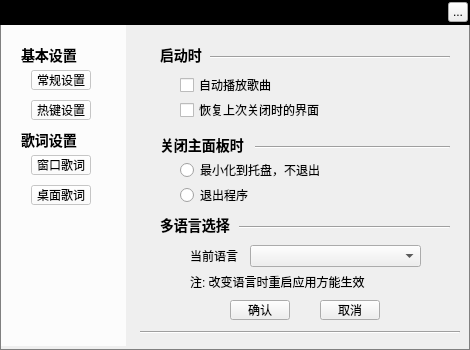
<?xml version="1.0" encoding="UTF-8"?>
<ui version="4.0">
 <class>MusicSettingWidget</class>
 <widget class="QWidget" name="MusicSettingWidget">
  <property name="geometry">
   <rect>
    <x>0</x>
    <y>0</y>
    <width>470</width>
    <height>350</height>
   </rect>
  </property>
  <property name="windowTitle">
   <string>MusicSettingWidget</string>
  </property>
  <property name="styleSheet">
   <string notr="true">#MusicSettingWidget{border:1px solid gray}</string>
  </property>
  <widget class="QLabel" name="topTitleBar">
   <property name="geometry">
    <rect>
     <x>0</x>
     <y>0</y>
     <width>471</width>
     <height>25</height>
    </rect>
   </property>
   <property name="styleSheet">
    <string notr="true">background:black</string>
   </property>
   <property name="text">
    <string/>
   </property>
  </widget>
  <widget class="QLabel" name="topTitleName">
   <property name="geometry">
    <rect>
     <x>10</x>
     <y>0</y>
     <width>61</width>
     <height>25</height>
    </rect>
   </property>
   <property name="styleSheet">
    <string notr="true">color:&quot;#FFFFFF&quot;;font-weight:bold</string>
   </property>
   <property name="text">
    <string>选项设置</string>
   </property>
  </widget>
  <widget class="QToolButton" name="topTitleCloseButton">
   <property name="geometry">
    <rect>
     <x>448</x>
     <y>2</y>
     <width>20</width>
     <height>20</height>
    </rect>
   </property>
   <property name="text">
    <string>...</string>
   </property>
  </widget>
  <widget class="QStackedWidget" name="stackedWidget">
   <property name="geometry">
    <rect>
     <x>140</x>
     <y>25</y>
     <width>321</width>
     <height>270</height>
    </rect>
   </property>
   <property name="currentIndex">
    <number>0</number>
   </property>
   <widget class="QWidget" name="first">
    <widget class="QLabel" name="baseSetShowInfoWidget">
     <property name="geometry">
      <rect>
       <x>20</x>
       <y>20</y>
       <width>60</width>
       <height>20</height>
      </rect>
     </property>
     <property name="styleSheet">
      <string notr="true">background-color:transparent;
font-size:14px;
font-weight:bold;;</string>
     </property>
     <property name="text">
      <string>启动时</string>
     </property>
    </widget>
    <widget class="QLabel" name="windowSetShowInfoWidget">
     <property name="geometry">
      <rect>
       <x>20</x>
       <y>110</y>
       <width>100</width>
       <height>20</height>
      </rect>
     </property>
     <property name="styleSheet">
      <string notr="true">background-color:transparent;
font-size:14px;
font-weight:bold;;</string>
     </property>
     <property name="text">
      <string>关闭主面板时</string>
     </property>
    </widget>
    <widget class="QCheckBox" name="autoPlayShowInfoWidget">
     <property name="geometry">
      <rect>
       <x>40</x>
       <y>50</y>
       <width>100</width>
       <height>20</height>
      </rect>
     </property>
     <property name="text">
      <string>自动播放歌曲</string>
     </property>
    </widget>
    <widget class="QCheckBox" name="backPlayShowInfoWidget">
     <property name="geometry">
      <rect>
       <x>40</x>
       <y>75</y>
       <width>140</width>
       <height>20</height>
      </rect>
     </property>
     <property name="text">
      <string>恢复上次关闭时的界面</string>
     </property>
    </widget>
    <widget class="QRadioButton" name="minimumShowInfoWidget">
     <property name="geometry">
      <rect>
       <x>40</x>
       <y>135</y>
       <width>140</width>
       <height>20</height>
      </rect>
     </property>
     <property name="text">
      <string>最小化到托盘，不退出</string>
     </property>
    </widget>
    <widget class="QRadioButton" name="quitShowInfoWidget">
     <property name="geometry">
      <rect>
       <x>40</x>
       <y>160</y>
       <width>70</width>
       <height>20</height>
      </rect>
     </property>
     <property name="text">
      <string>退出程序</string>
     </property>
    </widget>
    <widget class="Line" name="line">
     <property name="geometry">
      <rect>
       <x>70</x>
       <y>30</y>
       <width>240</width>
       <height>5</height>
      </rect>
     </property>
     <property name="orientation">
      <enum>Qt::Horizontal</enum>
     </property>
    </widget>
    <widget class="Line" name="line_2">
     <property name="geometry">
      <rect>
       <x>115</x>
       <y>120</y>
       <width>195</width>
       <height>5</height>
      </rect>
     </property>
     <property name="orientation">
      <enum>Qt::Horizontal</enum>
     </property>
    </widget>
    <widget class="QLabel" name="multiLanguageChoice">
     <property name="geometry">
      <rect>
       <x>20</x>
       <y>190</y>
       <width>100</width>
       <height>20</height>
      </rect>
     </property>
     <property name="styleSheet">
      <string notr="true">background-color:transparent;
font-size:14px;
font-weight:bold;;</string>
     </property>
     <property name="text">
      <string>多语言选择</string>
     </property>
    </widget>
    <widget class="Line" name="line_5">
     <property name="geometry">
      <rect>
       <x>99</x>
       <y>200</y>
       <width>211</width>
       <height>5</height>
      </rect>
     </property>
     <property name="orientation">
      <enum>Qt::Horizontal</enum>
     </property>
    </widget>
    <widget class="QComboBox" name="languageComboBox">
     <property name="geometry">
      <rect>
       <x>110</x>
       <y>220</y>
       <width>171</width>
       <height>22</height>
      </rect>
     </property>
    </widget>
    <widget class="QLabel" name="currentLanguage">
     <property name="geometry">
      <rect>
       <x>50</x>
       <y>220</y>
       <width>61</width>
       <height>21</height>
      </rect>
     </property>
     <property name="text">
      <string>当前语言</string>
     </property>
     <property name="alignment">
      <set>Qt::AlignLeading|Qt::AlignLeft|Qt::AlignVCenter</set>
     </property>
    </widget>
    <widget class="QLabel" name="currentLanguage_2">
     <property name="geometry">
      <rect>
       <x>50</x>
       <y>245</y>
       <width>241</width>
       <height>24</height>
      </rect>
     </property>
     <property name="text">
      <string>注: 改变语言时重启应用方能生效</string>
     </property>
     <property name="alignment">
      <set>Qt::AlignLeading|Qt::AlignLeft|Qt::AlignVCenter</set>
     </property>
    </widget>
   </widget>
   <widget class="QWidget" name="second">
    <widget class="Line" name="line">
     <property name="geometry">
      <rect>
       <x>85</x>
       <y>30</y>
       <width>225</width>
       <height>5</height>
      </rect>
     </property>
     <property name="orientation">
      <enum>Qt::Horizontal</enum>
     </property>
    </widget>
    <widget class="QLabel" name="baseSetShotKeyWidget">
     <property name="geometry">
      <rect>
       <x>20</x>
       <y>20</y>
       <width>60</width>
       <height>20</height>
      </rect>
     </property>
     <property name="styleSheet">
      <string notr="true">background-color:transparent;
font-size:14px;
font-weight:bold;</string>
     </property>
     <property name="text">
      <string>基本设置</string>
     </property>
    </widget>
    <widget class="QLabel" name="item">
     <property name="geometry">
      <rect>
       <x>70</x>
       <y>50</y>
       <width>61</width>
       <height>20</height>
      </rect>
     </property>
     <property name="styleSheet">
      <string notr="true">background:#3BA1E6;border-radius:2px</string>
     </property>
     <property name="text">
      <string>播放/暂停</string>
     </property>
     <property name="alignment">
      <set>Qt::AlignCenter</set>
     </property>
    </widget>
    <widget class="QLabel" name="item_1">
     <property name="geometry">
      <rect>
       <x>140</x>
       <y>50</y>
       <width>131</width>
       <height>20</height>
      </rect>
     </property>
     <property name="styleSheet">
      <string notr="true">background:white;border-radius:2px</string>
     </property>
     <property name="text">
      <string>Ctrl + B</string>
     </property>
     <property name="alignment">
      <set>Qt::AlignCenter</set>
     </property>
    </widget>
    <widget class="QLabel" name="item_2">
     <property name="geometry">
      <rect>
       <x>70</x>
       <y>75</y>
       <width>61</width>
       <height>20</height>
      </rect>
     </property>
     <property name="styleSheet">
      <string notr="true">background:#3BA1E6;border-radius:2px</string>
     </property>
     <property name="text">
      <string>上一曲</string>
     </property>
     <property name="alignment">
      <set>Qt::AlignCenter</set>
     </property>
    </widget>
    <widget class="QLabel" name="item_3">
     <property name="geometry">
      <rect>
       <x>140</x>
       <y>75</y>
       <width>131</width>
       <height>20</height>
      </rect>
     </property>
     <property name="styleSheet">
      <string notr="true">background:white;border-radius:2px</string>
     </property>
     <property name="text">
      <string>Ctrl + Left</string>
     </property>
     <property name="alignment">
      <set>Qt::AlignCenter</set>
     </property>
    </widget>
    <widget class="QLabel" name="item_4">
     <property name="geometry">
      <rect>
       <x>70</x>
       <y>100</y>
       <width>61</width>
       <height>20</height>
      </rect>
     </property>
     <property name="styleSheet">
      <string notr="true">background:#3BA1E6;border-radius:2px</string>
     </property>
     <property name="text">
      <string>下一曲</string>
     </property>
     <property name="alignment">
      <set>Qt::AlignCenter</set>
     </property>
    </widget>
    <widget class="QLabel" name="item_6">
     <property name="geometry">
      <rect>
       <x>70</x>
       <y>125</y>
       <width>61</width>
       <height>20</height>
      </rect>
     </property>
     <property name="styleSheet">
      <string notr="true">background:#3BA1E6;border-radius:2px</string>
     </property>
     <property name="text">
      <string>音量+</string>
     </property>
     <property name="alignment">
      <set>Qt::AlignCenter</set>
     </property>
    </widget>
    <widget class="QLabel" name="item_8">
     <property name="geometry">
      <rect>
       <x>70</x>
       <y>150</y>
       <width>61</width>
       <height>20</height>
      </rect>
     </property>
     <property name="styleSheet">
      <string notr="true">background:#3BA1E6;border-radius:2px</string>
     </property>
     <property name="text">
      <string>音量-</string>
     </property>
     <property name="alignment">
      <set>Qt::AlignCenter</set>
     </property>
    </widget>
    <widget class="QLabel" name="item_13">
     <property name="geometry">
      <rect>
       <x>70</x>
       <y>175</y>
       <width>61</width>
       <height>20</height>
      </rect>
     </property>
     <property name="styleSheet">
      <string notr="true">background:#3BA1E6;border-radius:2px</string>
     </property>
     <property name="text">
      <string>设置</string>
     </property>
     <property name="alignment">
      <set>Qt::AlignCenter</set>
     </property>
    </widget>
    <widget class="QLabel" name="item_5">
     <property name="geometry">
      <rect>
       <x>140</x>
       <y>100</y>
       <width>131</width>
       <height>20</height>
      </rect>
     </property>
     <property name="styleSheet">
      <string notr="true">background:white;border-radius:2px</string>
     </property>
     <property name="text">
      <string>Ctrl + Right</string>
     </property>
     <property name="alignment">
      <set>Qt::AlignCenter</set>
     </property>
    </widget>
    <widget class="QLabel" name="item_7">
     <property name="geometry">
      <rect>
       <x>140</x>
       <y>125</y>
       <width>131</width>
       <height>20</height>
      </rect>
     </property>
     <property name="styleSheet">
      <string notr="true">background:white;border-radius:2px</string>
     </property>
     <property name="text">
      <string>Ctrl + Up</string>
     </property>
     <property name="alignment">
      <set>Qt::AlignCenter</set>
     </property>
    </widget>
    <widget class="QLabel" name="item_9">
     <property name="geometry">
      <rect>
       <x>140</x>
       <y>150</y>
       <width>131</width>
       <height>20</height>
      </rect>
     </property>
     <property name="styleSheet">
      <string notr="true">background:white;border-radius:2px</string>
     </property>
     <property name="text">
      <string>Ctrl + Down</string>
     </property>
     <property name="alignment">
      <set>Qt::AlignCenter</set>
     </property>
    </widget>
    <widget class="QLabel" name="item_10">
     <property name="geometry">
      <rect>
       <x>140</x>
       <y>175</y>
       <width>131</width>
       <height>20</height>
      </rect>
     </property>
     <property name="styleSheet">
      <string notr="true">background:white;border-radius:2px</string>
     </property>
     <property name="text">
      <string>Ctrl + I</string>
     </property>
     <property name="alignment">
      <set>Qt::AlignCenter</set>
     </property>
    </widget>
    <widget class="QLabel" name="item_11">
     <property name="geometry">
      <rect>
       <x>140</x>
       <y>200</y>
       <width>131</width>
       <height>20</height>
      </rect>
     </property>
     <property name="styleSheet">
      <string notr="true">background:white;border-radius:2px</string>
     </property>
     <property name="text">
      <string>Ctrl + S</string>
     </property>
     <property name="alignment">
      <set>Qt::AlignCenter</set>
     </property>
    </widget>
    <widget class="QLabel" name="item_14">
     <property name="geometry">
      <rect>
       <x>70</x>
       <y>200</y>
       <width>61</width>
       <height>20</height>
      </rect>
     </property>
     <property name="styleSheet">
      <string notr="true">background:#3BA1E6;border-radius:2px</string>
     </property>
     <property name="text">
      <string>导入歌曲</string>
     </property>
     <property name="alignment">
      <set>Qt::AlignCenter</set>
     </property>
    </widget>
    <widget class="QLabel" name="item_12">
     <property name="geometry">
      <rect>
       <x>140</x>
       <y>225</y>
       <width>131</width>
       <height>20</height>
      </rect>
     </property>
     <property name="styleSheet">
      <string notr="true">background:white;border-radius:2px</string>
     </property>
     <property name="text">
      <string>Alt + 1/2/3/4</string>
     </property>
     <property name="alignment">
      <set>Qt::AlignCenter</set>
     </property>
    </widget>
    <widget class="QLabel" name="item_15">
     <property name="geometry">
      <rect>
       <x>70</x>
       <y>225</y>
       <width>61</width>
       <height>20</height>
      </rect>
     </property>
     <property name="styleSheet">
      <string notr="true">background:#3BA1E6;border-radius:2px</string>
     </property>
     <property name="text">
      <string>播放模式</string>
     </property>
     <property name="alignment">
      <set>Qt::AlignCenter</set>
     </property>
    </widget>
   </widget>
   <widget class="QWidget" name="third">
    <widget class="Line" name="line">
     <property name="geometry">
      <rect>
       <x>90</x>
       <y>30</y>
       <width>220</width>
       <height>5</height>
      </rect>
     </property>
     <property name="orientation">
      <enum>Qt::Horizontal</enum>
     </property>
    </widget>
    <widget class="QLabel" name="baseSetSongWordWidget_2">
     <property name="geometry">
      <rect>
       <x>20</x>
       <y>20</y>
       <width>60</width>
       <height>20</height>
      </rect>
     </property>
     <property name="styleSheet">
      <string notr="true">background-color:transparent;
font-size:14px;
font-weight:bold;</string>
     </property>
     <property name="text">
      <string>样式设置</string>
     </property>
    </widget>
    <widget class="QLabel" name="setColorSongWordWidget">
     <property name="geometry">
      <rect>
       <x>20</x>
       <y>153</y>
       <width>41</width>
       <height>20</height>
      </rect>
     </property>
     <property name="styleSheet">
      <string notr="true">background-color:transparent;
font-size:14px;
font-weight:bold;</string>
     </property>
     <property name="text">
      <string>预览</string>
     </property>
    </widget>
    <widget class="Line" name="line_3">
     <property name="geometry">
      <rect>
       <x>60</x>
       <y>163</y>
       <width>250</width>
       <height>5</height>
      </rect>
     </property>
     <property name="orientation">
      <enum>Qt::Horizontal</enum>
     </property>
    </widget>
    <widget class="MusicPreviewLabel" name="showLabel">
     <property name="geometry">
      <rect>
       <x>30</x>
       <y>180</y>
       <width>271</width>
       <height>51</height>
      </rect>
     </property>
     <property name="styleSheet">
      <string notr="true">background:black
</string>
     </property>
     <property name="text">
      <string/>
     </property>
    </widget>
    <widget class="QComboBox" name="fontComboBox">
     <property name="geometry">
      <rect>
       <x>60</x>
       <y>45</y>
       <width>101</width>
       <height>22</height>
      </rect>
     </property>
    </widget>
    <widget class="QLabel" name="fontLabel">
     <property name="geometry">
      <rect>
       <x>30</x>
       <y>50</y>
       <width>31</width>
       <height>16</height>
      </rect>
     </property>
     <property name="text">
      <string>字体</string>
     </property>
    </widget>
    <widget class="QLabel" name="fontSizeLabel">
     <property name="geometry">
      <rect>
       <x>190</x>
       <y>50</y>
       <width>31</width>
       <height>16</height>
      </rect>
     </property>
     <property name="text">
      <string>大小</string>
     </property>
    </widget>
    <widget class="QComboBox" name="fontSizeComboBox">
     <property name="geometry">
      <rect>
       <x>220</x>
       <y>45</y>
       <width>81</width>
       <height>22</height>
      </rect>
     </property>
    </widget>
    <widget class="QLabel" name="fontTypeLabel">
     <property name="geometry">
      <rect>
       <x>30</x>
       <y>77</y>
       <width>31</width>
       <height>16</height>
      </rect>
     </property>
     <property name="text">
      <string>字型</string>
     </property>
    </widget>
    <widget class="QComboBox" name="fontTypeComboBox">
     <property name="geometry">
      <rect>
       <x>60</x>
       <y>72</y>
       <width>81</width>
       <height>22</height>
      </rect>
     </property>
    </widget>
    <widget class="QLabel" name="fontColorLabel">
     <property name="geometry">
      <rect>
       <x>30</x>
       <y>105</y>
       <width>31</width>
       <height>16</height>
      </rect>
     </property>
     <property name="text">
      <string>颜色</string>
     </property>
    </widget>
    <widget class="QPushButton" name="noPlayedPushButton">
     <property name="geometry">
      <rect>
       <x>160</x>
       <y>100</y>
       <width>80</width>
       <height>25</height>
      </rect>
     </property>
     <property name="text">
      <string>未播放</string>
     </property>
    </widget>
    <widget class="QPushButton" name="playedPushButton">
     <property name="geometry">
      <rect>
       <x>60</x>
       <y>100</y>
       <width>80</width>
       <height>25</height>
      </rect>
     </property>
     <property name="text">
      <string>已播放</string>
     </property>
    </widget>
    <widget class="QLabel" name="fontDefalutColorLabel">
     <property name="geometry">
      <rect>
       <x>190</x>
       <y>77</y>
       <width>31</width>
       <height>16</height>
      </rect>
     </property>
     <property name="text">
      <string>预设</string>
     </property>
    </widget>
    <widget class="QComboBox" name="fontDefalutColorComboBox">
     <property name="geometry">
      <rect>
       <x>220</x>
       <y>72</y>
       <width>81</width>
       <height>22</height>
      </rect>
     </property>
    </widget>
    <widget class="QPushButton" name="resetPushButton">
     <property name="geometry">
      <rect>
       <x>219</x>
       <y>240</y>
       <width>81</width>
       <height>25</height>
      </rect>
     </property>
     <property name="text">
      <string>恢复默认方案</string>
     </property>
    </widget>
    <widget class="QLabel" name="fontTransLabel">
     <property name="geometry">
      <rect>
       <x>30</x>
       <y>133</y>
       <width>41</width>
       <height>16</height>
      </rect>
     </property>
     <property name="text">
      <string>透明度</string>
     </property>
    </widget>
    <widget class="QSlider" name="transparentSlider">
     <property name="geometry">
      <rect>
       <x>80</x>
       <y>130</y>
       <width>221</width>
       <height>20</height>
      </rect>
     </property>
     <property name="orientation">
      <enum>Qt::Horizontal</enum>
     </property>
    </widget>
    <widget class="QCheckBox" name="showInlineSongWordWidget">
     <property name="geometry">
      <rect>
       <x>30</x>
       <y>243</y>
       <width>100</width>
       <height>20</height>
      </rect>
     </property>
     <property name="text">
      <string>显示内嵌歌词</string>
     </property>
    </widget>
   </widget>
   <widget class="QWidget" name="four">
    <widget class="Line" name="line">
     <property name="geometry">
      <rect>
       <x>90</x>
       <y>30</y>
       <width>220</width>
       <height>5</height>
      </rect>
     </property>
     <property name="orientation">
      <enum>Qt::Horizontal</enum>
     </property>
    </widget>
    <widget class="QLabel" name="baseSetSongWordWidget_2">
     <property name="geometry">
      <rect>
       <x>20</x>
       <y>20</y>
       <width>60</width>
       <height>20</height>
      </rect>
     </property>
     <property name="styleSheet">
      <string notr="true">background-color:transparent;
font-size:14px;
font-weight:bold;</string>
     </property>
     <property name="text">
      <string>样式设置</string>
     </property>
    </widget>
    <widget class="QLabel" name="setColorSongWordWidget">
     <property name="geometry">
      <rect>
       <x>20</x>
       <y>153</y>
       <width>41</width>
       <height>20</height>
      </rect>
     </property>
     <property name="styleSheet">
      <string notr="true">background-color:transparent;
font-size:14px;
font-weight:bold;</string>
     </property>
     <property name="text">
      <string>预览</string>
     </property>
    </widget>
    <widget class="Line" name="line_3">
     <property name="geometry">
      <rect>
       <x>60</x>
       <y>163</y>
       <width>250</width>
       <height>5</height>
      </rect>
     </property>
     <property name="orientation">
      <enum>Qt::Horizontal</enum>
     </property>
    </widget>
    <widget class="MusicPreviewLabel" name="showLabelD">
     <property name="geometry">
      <rect>
       <x>30</x>
       <y>180</y>
       <width>271</width>
       <height>51</height>
      </rect>
     </property>
     <property name="styleSheet">
      <string notr="true">background:black
</string>
     </property>
     <property name="text">
      <string/>
     </property>
    </widget>
    <widget class="QComboBox" name="fontComboBoxD">
     <property name="geometry">
      <rect>
       <x>60</x>
       <y>45</y>
       <width>101</width>
       <height>22</height>
      </rect>
     </property>
    </widget>
    <widget class="QLabel" name="fontLabel">
     <property name="geometry">
      <rect>
       <x>30</x>
       <y>50</y>
       <width>31</width>
       <height>16</height>
      </rect>
     </property>
     <property name="text">
      <string>字体</string>
     </property>
    </widget>
    <widget class="QLabel" name="fontSizeLabel">
     <property name="geometry">
      <rect>
       <x>190</x>
       <y>50</y>
       <width>31</width>
       <height>16</height>
      </rect>
     </property>
     <property name="text">
      <string>大小</string>
     </property>
    </widget>
    <widget class="QComboBox" name="fontSizeComboBoxD">
     <property name="geometry">
      <rect>
       <x>220</x>
       <y>45</y>
       <width>81</width>
       <height>22</height>
      </rect>
     </property>
    </widget>
    <widget class="QLabel" name="fontTypeLabel">
     <property name="geometry">
      <rect>
       <x>30</x>
       <y>77</y>
       <width>31</width>
       <height>16</height>
      </rect>
     </property>
     <property name="text">
      <string>字型</string>
     </property>
    </widget>
    <widget class="QComboBox" name="fontTypeComboBoxD">
     <property name="geometry">
      <rect>
       <x>60</x>
       <y>72</y>
       <width>81</width>
       <height>22</height>
      </rect>
     </property>
    </widget>
    <widget class="QLabel" name="fontColorLabel">
     <property name="geometry">
      <rect>
       <x>30</x>
       <y>105</y>
       <width>31</width>
       <height>16</height>
      </rect>
     </property>
     <property name="text">
      <string>颜色</string>
     </property>
    </widget>
    <widget class="QPushButton" name="noPlayedPushButtonD">
     <property name="geometry">
      <rect>
       <x>160</x>
       <y>100</y>
       <width>80</width>
       <height>25</height>
      </rect>
     </property>
     <property name="text">
      <string>未播放</string>
     </property>
    </widget>
    <widget class="QPushButton" name="playedPushButtonD">
     <property name="geometry">
      <rect>
       <x>60</x>
       <y>100</y>
       <width>80</width>
       <height>25</height>
      </rect>
     </property>
     <property name="text">
      <string>已播放</string>
     </property>
    </widget>
    <widget class="QLabel" name="fontDefalutColorLabel">
     <property name="geometry">
      <rect>
       <x>190</x>
       <y>77</y>
       <width>31</width>
       <height>16</height>
      </rect>
     </property>
     <property name="text">
      <string>预设</string>
     </property>
    </widget>
    <widget class="QComboBox" name="fontDefalutColorComboBoxD">
     <property name="geometry">
      <rect>
       <x>220</x>
       <y>72</y>
       <width>81</width>
       <height>22</height>
      </rect>
     </property>
    </widget>
    <widget class="QPushButton" name="resetPushButtonD">
     <property name="geometry">
      <rect>
       <x>219</x>
       <y>240</y>
       <width>81</width>
       <height>25</height>
      </rect>
     </property>
     <property name="text">
      <string>恢复默认方案</string>
     </property>
    </widget>
    <widget class="QLabel" name="fontTransLabel_2">
     <property name="geometry">
      <rect>
       <x>30</x>
       <y>133</y>
       <width>41</width>
       <height>16</height>
      </rect>
     </property>
     <property name="text">
      <string>透明度</string>
     </property>
    </widget>
    <widget class="QSlider" name="transparentSliderD">
     <property name="geometry">
      <rect>
       <x>80</x>
       <y>130</y>
       <width>221</width>
       <height>20</height>
      </rect>
     </property>
     <property name="orientation">
      <enum>Qt::Horizontal</enum>
     </property>
    </widget>
    <widget class="QCheckBox" name="showDesktopSongWordWidget">
     <property name="geometry">
      <rect>
       <x>30</x>
       <y>243</y>
       <width>100</width>
       <height>20</height>
      </rect>
     </property>
     <property name="text">
      <string>显示桌面歌词</string>
     </property>
    </widget>
   </widget>
  </widget>
  <widget class="QWidget" name="widget" native="true">
   <property name="geometry">
    <rect>
     <x>1</x>
     <y>25</y>
     <width>125</width>
     <height>321</height>
    </rect>
   </property>
   <property name="styleSheet">
    <string notr="true">background:rgba(255,255,255,200)</string>
   </property>
   <widget class="QLabel" name="baseSet">
    <property name="geometry">
     <rect>
      <x>20</x>
      <y>20</y>
      <width>60</width>
      <height>20</height>
     </rect>
    </property>
    <property name="styleSheet">
     <string notr="true">background-color:transparent;
font-size:14px;
font-weight:bold;</string>
    </property>
    <property name="text">
     <string>基本设置</string>
    </property>
   </widget>
   <widget class="QLabel" name="wordSet">
    <property name="geometry">
     <rect>
      <x>20</x>
      <y>105</y>
      <width>60</width>
      <height>20</height>
     </rect>
    </property>
    <property name="styleSheet">
     <string notr="true">background-color:transparent;
font-size:14px;
font-weight:bold;</string>
    </property>
    <property name="text">
     <string>歌词设置</string>
    </property>
   </widget>
   <widget class="QPushButton" name="normalSet">
    <property name="geometry">
     <rect>
      <x>30</x>
      <y>45</y>
      <width>60</width>
      <height>20</height>
     </rect>
    </property>
    <property name="text">
     <string>常规设置</string>
    </property>
   </widget>
   <widget class="QPushButton" name="hotKeySet">
    <property name="geometry">
     <rect>
      <x>30</x>
      <y>75</y>
      <width>60</width>
      <height>20</height>
     </rect>
    </property>
    <property name="text">
     <string>热键设置</string>
    </property>
   </widget>
   <widget class="QPushButton" name="desktopLrc">
    <property name="geometry">
     <rect>
      <x>30</x>
      <y>160</y>
      <width>60</width>
      <height>20</height>
     </rect>
    </property>
    <property name="text">
     <string>桌面歌词</string>
    </property>
   </widget>
   <widget class="QPushButton" name="inlineLrc">
    <property name="geometry">
     <rect>
      <x>30</x>
      <y>130</y>
      <width>60</width>
      <height>20</height>
     </rect>
    </property>
    <property name="text">
     <string>窗口歌词</string>
    </property>
   </widget>
  </widget>
  <widget class="QPushButton" name="confirm">
   <property name="geometry">
    <rect>
     <x>230</x>
     <y>300</y>
     <width>60</width>
     <height>20</height>
    </rect>
   </property>
   <property name="text">
    <string>确认</string>
   </property>
  </widget>
  <widget class="QPushButton" name="cancel">
   <property name="geometry">
    <rect>
     <x>320</x>
     <y>300</y>
     <width>60</width>
     <height>20</height>
    </rect>
   </property>
   <property name="text">
    <string>取消</string>
   </property>
  </widget>
  <widget class="Line" name="line_4">
   <property name="geometry">
    <rect>
     <x>140</x>
     <y>330</y>
     <width>320</width>
     <height>5</height>
    </rect>
   </property>
   <property name="orientation">
    <enum>Qt::Horizontal</enum>
   </property>
  </widget>
 </widget>
 <customwidgets>
  <customwidget>
   <class>MusicPreviewLabel</class>
   <extends>QLabel</extends>
   <header>musicpreviewlabel.h</header>
   <container>1</container>
  </customwidget>
 </customwidgets>
 <resources/>
 <connections/>
</ui>
